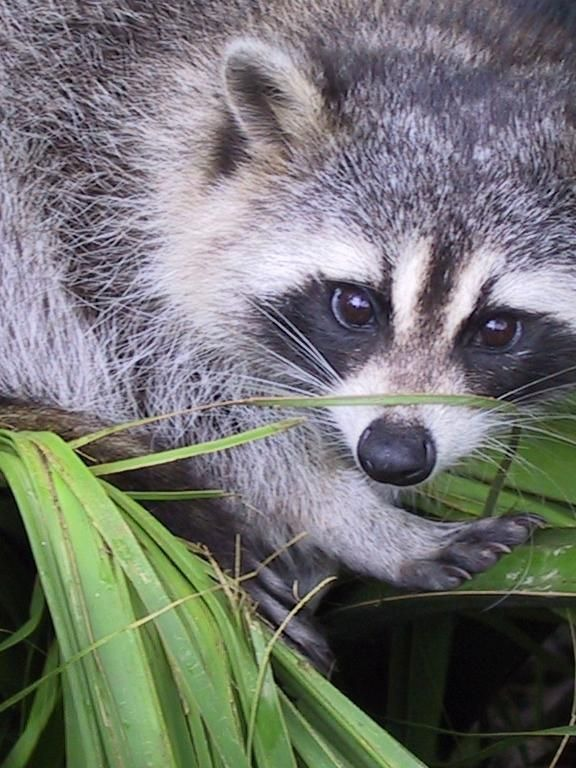
#> input picture scripts/data/vision-photo.jpg, 576 x 768 px
$ python generate_lesson28_visuals.py
#> lines starting #> are read from the running program, lines starting #| are printed output that depends on the picture
"""Deterministic figures for lesson 28: convolution as a sliding window.

The output-size arithmetic (padding and stride), multi-channel convolution
on a real RGB photograph, and shift-equivariance (move the input, the
response map moves with it). Numbers reproduced and asserted.
"""

from __future__ import annotations

import os
from pathlib import Path

import matplotlib as mpl
import matplotlib.pyplot as plt
import matplotlib.image as mpimg
import numpy as np
from numpy.lib.stride_tricks import sliding_window_view
from matplotlib.patches import Rectangle, FancyArrowPatch

ROOT = Path(__file__).resolve().parents[1]
OUT = ROOT / "public" / "figures" / "lessons" / "28"
SIDE = ROOT / "public" / "figures" / "sidenotes" / "28"

PAPER = "#fffef9"; INK = "#171915"; MUTED = "#6e726a"; FAINT = "#969990"
GRID = "#deddd4"; LINE = "#c9c8be"; BLUE = "#315f8c"; RED = "#b94a3b"
GREEN = "#38735d"; GOLD = "#a57920"; VIOLET = "#6f5a8f"; WASH = "#f5f3ea"

mpl.rcParams.update({
    "font.family": "PT Sans", "font.size": 12, "axes.titlesize": 15,
    "axes.labelsize": 12, "axes.edgecolor": LINE, "axes.labelcolor": MUTED,
    "xtick.color": MUTED, "ytick.color": MUTED, "text.color": INK,
    "figure.facecolor": PAPER, "axes.facecolor": PAPER,
    "savefig.facecolor": PAPER, "savefig.bbox": "tight",
    "savefig.pad_inches": 0.16, "mathtext.fontset": "dejavuserif",
})


def save(fig, path, *, dpi=160):
    path.parent.mkdir(parents=True, exist_ok=True)
    fig.savefig(path, dpi=dpi)
    plt.close(fig)


def load_rgb():
    d = os.path.join(os.path.dirname(mpl.__file__), "mpl-data", "sample_data")
    return mpimg.imread(os.path.join(os.path.dirname(os.path.abspath(__file__)), "data", "vision-photo.jpg")).astype(float) / 255.0


def outsize(n, k, p, s):
    return (n + 2 * p - k) // s + 1


def conv2(a, kx):
    p = np.pad(a, 1, mode="edge")
    w = sliding_window_view(p, kx.shape)
    return np.einsum("ijkl,kl->ij", w, kx)


KX = np.array([[-1, 0, 1], [-2, 0, 2], [-1, 0, 1]], float)
KY = KX.T


# ---------------------------- fig 28.1: output-size arithmetic
def fig_outsize() -> None:
    assert outsize(32, 3, 1, 1) == 32 and outsize(32, 3, 0, 1) == 30 and outsize(32, 3, 1, 2) == 16
    fig, axes = plt.subplots(1, 3, figsize=(11.0, 4.4))
    cases = [
        ("дополнение $p=1$, шаг $s=1$", 1, 1, 32, "размер сохраняется"),
        ("без дополнения $p=0$", 0, 1, 30, "края теряются"),
        ("шаг $s=2$", 1, 2, 16, "карта вдвое меньше"),
    ]
    for ax, (title, p, s, nout, note) in zip(axes, cases):
        n = 8  # draw an 8x8 toy grid
        # input grid (with padding ring if p)
        for i in range(n):
            for j in range(n):
                ax.add_patch(Rectangle((j, n - 1 - i), 1, 1, fc=WASH, ec=LINE, lw=0.6))
        if p:
            for i in range(-1, n + 1):
                for j in range(-1, n + 1):
                    if i < 0 or i >= n or j < 0 or j >= n:
                        ax.add_patch(Rectangle((j, n - 1 - i), 1, 1, fc="#eef2f6", ec=LINE, lw=0.4, hatch="///"))
        # kernel window at a stride position
        ax.add_patch(Rectangle((1, n - 4), 3, 3, fc="none", ec=RED, lw=2.2))
        if s == 2:
            ax.add_patch(Rectangle((3, n - 4), 3, 3, fc="none", ec=RED, lw=1.2, ls=(0, (3, 2))))
        lo = -1.2 if p else -0.4
        ax.set_xlim(lo, n + 0.4); ax.set_ylim(lo, n + 0.4); ax.set_aspect("equal"); ax.axis("off")
        ax.set_title(title, fontsize=11.5)
        ax.text(n / 2, lo - 0.3, f"вход 32, выход {nout}\n{note}", ha="center", va="top", fontsize=10.5,
                color=(GREEN if nout == 32 else (RED if nout < 30 else GOLD)))
    fig.suptitle(r"Размер выхода: $n_{\mathrm{out}}=\lfloor (n+2p-k)/s\rfloor+1$   (ядро $k=3$)",
                 y=1.03, fontsize=14.5)
    fig.tight_layout()
    save(fig, OUT / "outsize.png")
    print(f"outsize: p1s1={outsize(32,3,1,1)} p0s1={outsize(32,3,0,1)} s2={outsize(32,3,1,2)}")


# ---------------------------- fig 28.2: multi-channel convolution
def fig_channels() -> None:
    img = load_rgb()
    R, G, B = img[..., 0], img[..., 1], img[..., 2]
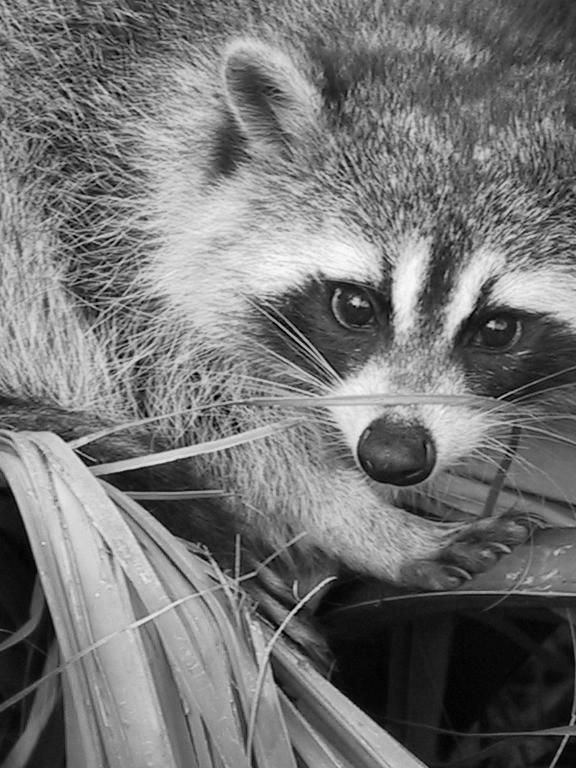
#> G: shape (768, 576) float64; min 0, max 0.992, mean 0.457
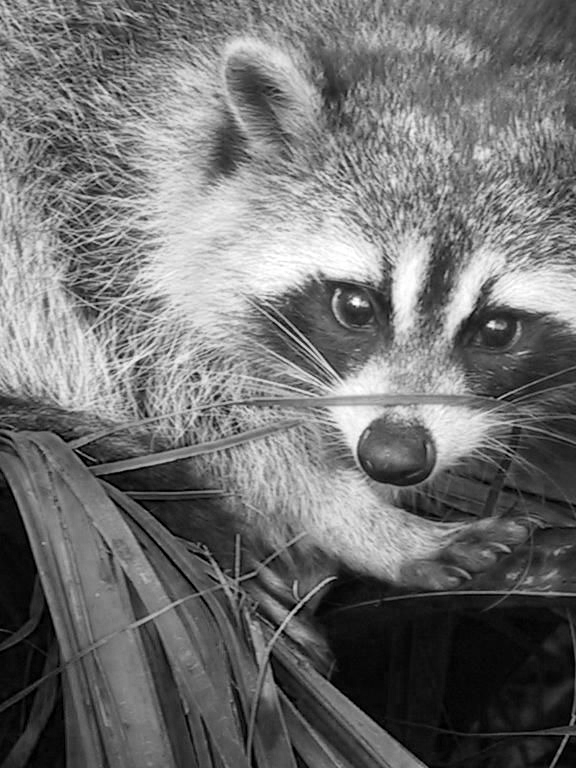
#> B: shape (768, 576) float64; min 0, max 1, mean 0.443
    # one kernel spanning 3 input channels -> one feature map (edge magnitude summed over channels)
    feat = np.zeros_like(R)
    for ch in (R, G, B):
        feat += np.hypot(conv2(ch, KX), conv2(ch, KY))
#> this loop made 3 passes
#> pass 1, in fig_channels, `feat += np.hypot(conv2(ch, KX), conv2(ch, KY))`:
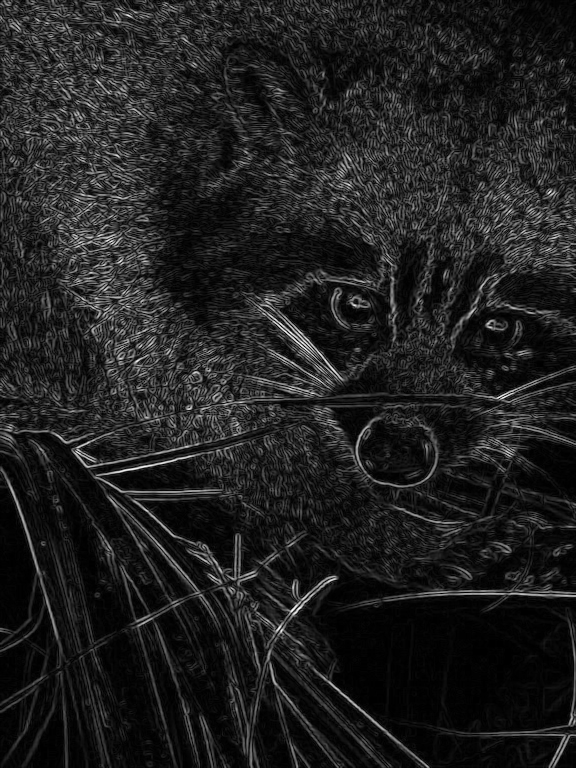
#> feat: shape (768, 576) float64; min 0, max 2.72, mean 0.347; drawn with min black and max white
    params = 16 * (3 * 3 * 3 + 1)
    assert params == 448
    print(f"channels: params(3->16,k3)={params}")
    fig = plt.figure(figsize=(11.0, 4.6))
    gs = fig.add_gridspec(1, 6, width_ratios=[1.3, 1, 1, 1, 0.25, 1.3])
    ax0 = fig.add_subplot(gs[0]); ax0.imshow(img); ax0.set_title("RGB-вход\n(3 канала)", fontsize=11); ax0.axis("off")
    for k, (ch, name, cmap) in enumerate([(R, "красный", "Reds"), (G, "зелёный", "Greens"), (B, "синий", "Blues")]):
        axc = fig.add_subplot(gs[k + 1]); axc.imshow(ch, cmap=cmap); axc.set_title(name, fontsize=10.5); axc.axis("off")
#> this loop made 3 passes
#> (name, cmap) on passes 1 to 3: ('красный', 'Reds'), ('зелёный', 'Greens'), ('синий', 'Blues')
    axm = fig.add_subplot(gs[5]); axm.imshow(feat, cmap="magma", vmax=2.0)
    axm.set_title("одна карта\nпризнаков", fontsize=11); axm.axis("off")
    axm.annotate("", xy=(-0.14, 0.5), xytext=(-0.30, 0.5), xycoords="axes fraction",
                 arrowprops=dict(arrowstyle="-|>", color=MUTED, lw=1.6, mutation_scale=13))
    fig.text(0.5, 0.06, "одно ядро 3×3×3 сводит три входных канала в один отклик",
             ha="center", va="center", fontsize=10.5, color=MUTED)
    fig.suptitle("Ядро охватывает все входные каналы сразу и даёт одну карту признаков", y=1.02, fontsize=14)
    save(fig, OUT / "channels.png")


# ---------------------------- fig 28.3: shift equivariance
def fig_equivariance() -> None:
    img = load_rgb()
    gray = img @ [0.299, 0.587, 0.114]
    shift = 60
    shifted = np.roll(gray, shift, axis=1)
    m0 = np.hypot(conv2(gray, KX), conv2(gray, KY))
    m1 = np.hypot(conv2(shifted, KX), conv2(shifted, KY))
#> in conv2 (call 9), `p = np.pad(a, 1, mode="edge")`:
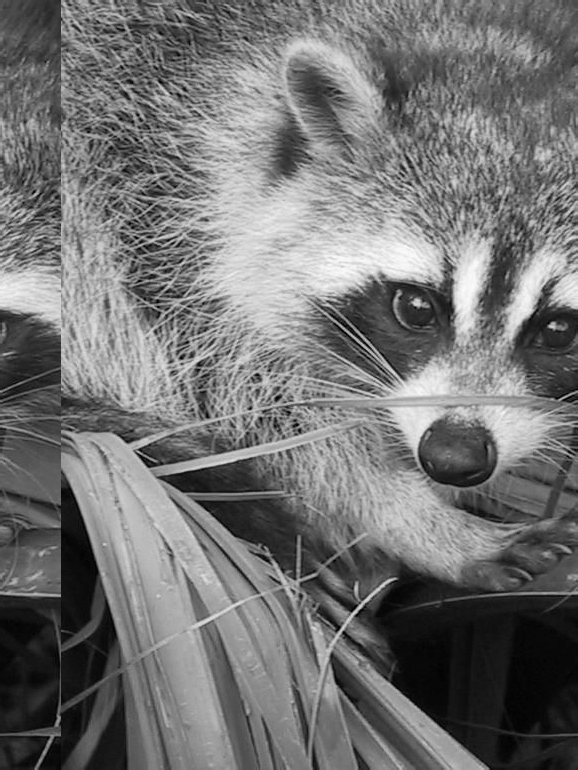
#> p: shape (770, 578) float64; min 0.000894, max 0.995, mean 0.452
#> in conv2 (call 10), `return np.einsum("ijkl,kl->ij", w, kx)`:
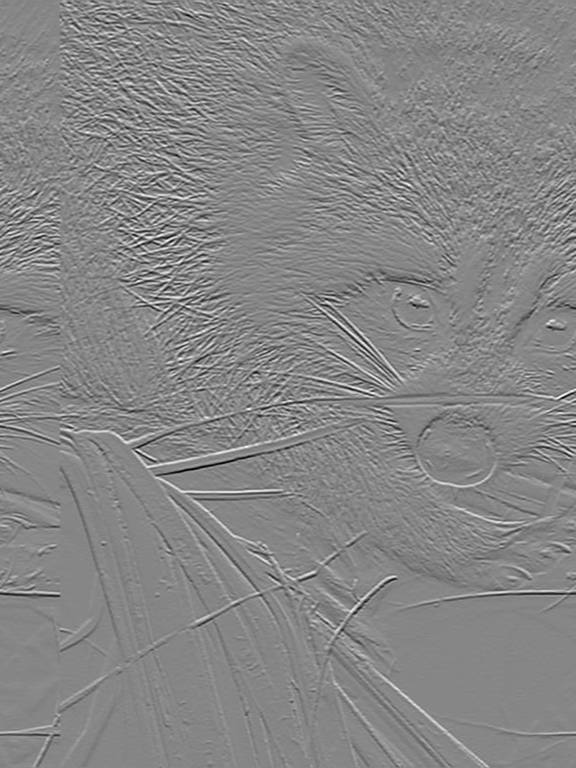
#> returned value: shape (768, 576) float64; min -2.62, max 2.36, mean -0.000976; drawn with min black and max white
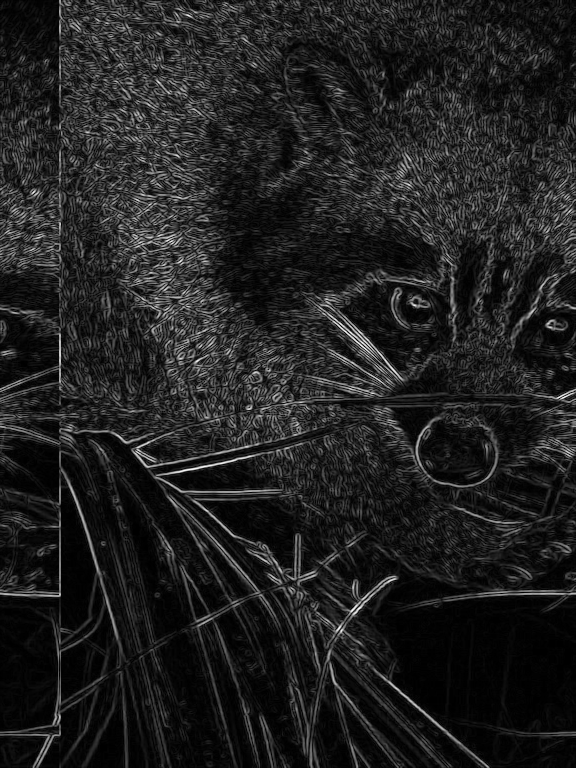
#> m1: shape (768, 576) float64; min 0, max 2.71, mean 0.35; drawn with min black and max white
    m0s = np.roll(m0, shift, axis=1)
    # equivariance: conv(shift(x)) == shift(conv(x)) away from the wrap seam
    diff = np.abs(m1[:, shift + 5:-5] - m0s[:, shift + 5:-5]).mean()
#> diff = 0
    print(f"equivariance: mean|conv(shift)-shift(conv)|={diff:.4f}")
#| equivariance: mean|conv(shift)-shift(conv)|=0.0000
    assert diff < 1e-6
    fig, axes = plt.subplots(2, 2, figsize=(8.8, 6.0))
    axes[0, 0].imshow(gray, cmap="gray"); axes[0, 0].set_title("вход", fontsize=11.5); axes[0, 0].axis("off")
    axes[0, 1].imshow(shifted, cmap="gray"); axes[0, 1].set_title(f"вход, сдвинут на {shift} пикс.", fontsize=11.5); axes[0, 1].axis("off")
    axes[1, 0].imshow(m0, cmap="magma", vmax=1.5); axes[1, 0].set_title("карта откликов", fontsize=11.5); axes[1, 0].axis("off")
    axes[1, 1].imshow(m1, cmap="magma", vmax=1.5); axes[1, 1].set_title("карта откликов — сдвинулась так же", fontsize=11.5); axes[1, 1].axis("off")
    for ax in (axes[0, 1], axes[1, 1]):
        ax.axvline(shift, color=GREEN, lw=1.4, ls=(0, (4, 3)))
    fig.suptitle("Эквивариантность: сдвинь вход — карта откликов сдвинется точно так же", y=1.0, fontsize=14)
    fig.tight_layout()
    save(fig, OUT / "equivariance.png")


# ------------------------------------------------ margins
def side_padding() -> None:
    fig, (a1, a2) = plt.subplots(1, 2, figsize=(4.4, 2.5))
    for ax, mode, tag in [(a1, "zero", "нулевая рамка"), (a2, "edge", "повтор края")]:
        n = 5
        for i in range(n):
            for j in range(n):
                ax.add_patch(Rectangle((j, i), 1, 1, fc=WASH, ec=LINE, lw=0.5))
        for i in range(-1, n + 1):
            for j in range(-1, n + 1):
                if i < 0 or i >= n or j < 0 or j >= n:
                    fc = "#ffffff" if mode == "zero" else "#e7edf3"
                    ax.add_patch(Rectangle((j, i), 1, 1, fc=fc, ec=LINE, lw=0.4, hatch="..."))
        ax.set_xlim(-1.2, n + 0.2); ax.set_ylim(-1.2, n + 0.2); ax.set_aspect("equal"); ax.axis("off")
        ax.set_title(tag, fontsize=9)
    fig.suptitle("чем заполнить край", y=1.02, fontsize=10.5)
    fig.tight_layout()
    save(fig, SIDE / "padding.png")


def side_stride() -> None:
    fig, ax = plt.subplots(figsize=(4.0, 2.5))
    n = 8
    for i in range(n):
        for j in range(n):
            taken = (i % 2 == 0 and j % 2 == 0)
            ax.add_patch(Rectangle((j, n - 1 - i), 1, 1, fc=(GREEN if taken else WASH),
                                   ec=LINE, lw=0.5, alpha=0.85 if taken else 1))
    ax.set_xlim(-0.3, n + 0.3); ax.set_ylim(-0.3, n + 0.3); ax.set_aspect("equal"); ax.axis("off")
    ax.set_title("шаг 2 = брать через клетку", fontsize=10.5)
    save(fig, SIDE / "stride.png")
#> in save (call 5), `fig.savefig(path, dpi=dpi)`:
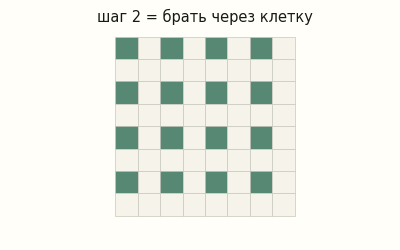
#> figure drawn by matplotlib, 1 panel


def side_params() -> None:
    fig, ax = plt.subplots(figsize=(4.1, 2.5))
    ax.axis("off"); ax.set_xlim(0, 10); ax.set_ylim(0, 6)
    ax.text(5, 4.6, "параметры одного слоя", ha="center", fontsize=10, color=INK)
    ax.text(5, 3.2, r"$C_{\mathrm{out}}\,(k_h k_w C_{\mathrm{in}}+1)$", ha="center", fontsize=15, color=BLUE)
    ax.text(5, 1.5, "RGB, 16 ядер 3×3:  16·(27+1) = 448", ha="center", fontsize=10, color=MUTED)
    ax.text(5, 0.6, "не зависит от размера картинки", ha="center", fontsize=9, color=GREEN)
    save(fig, SIDE / "params.png")


fig_outsize()
fig_channels()
fig_equivariance()
side_padding()
side_stride()
side_params()
print("lesson 28 figures written")
